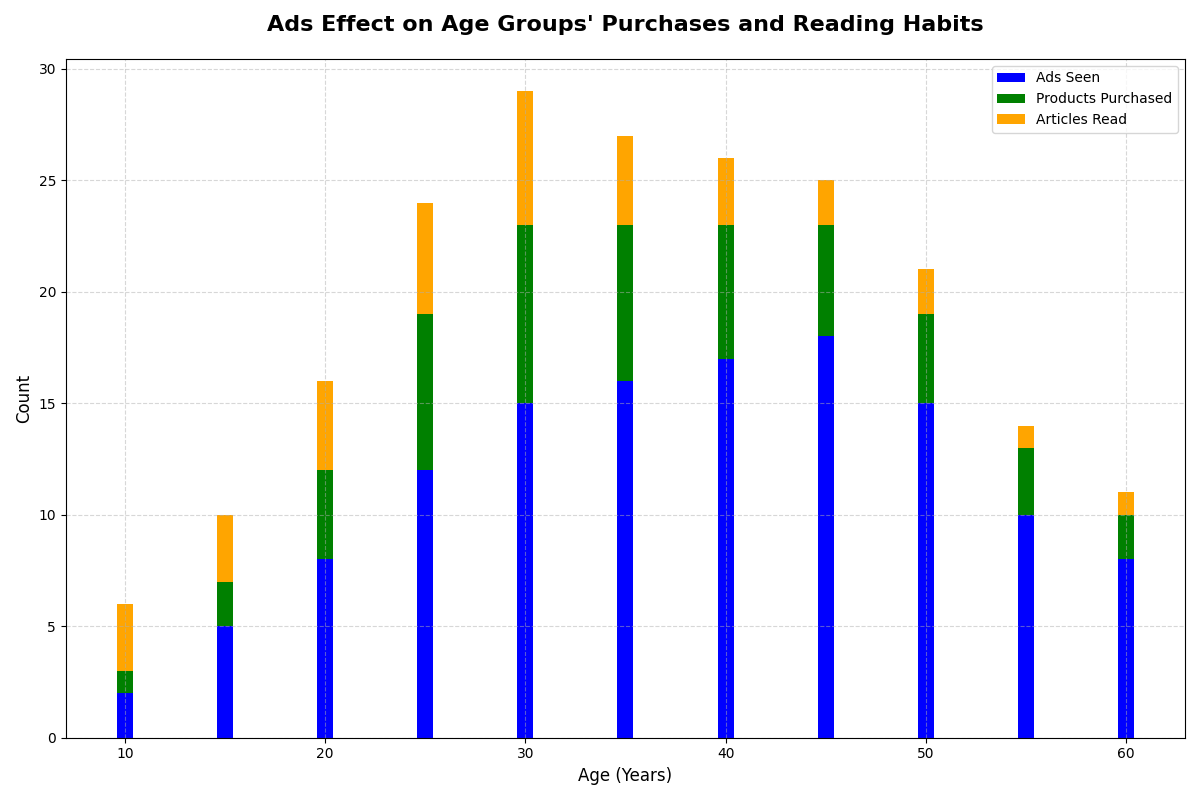

Python code for this plot:
import matplotlib.pyplot as plt
import numpy as np

age_groups = np.array([10, 15, 20, 25, 30, 35, 40, 45, 50, 55, 60])
ads_seen = np.array([2, 5, 8, 12, 15, 16, 17, 18, 15, 10, 8])
products_purchased = np.array([1, 2, 4, 7, 8, 7, 6, 5, 4, 3, 2])
articles_read = np.array([3, 3, 4, 5, 6, 4, 3, 2, 2, 1, 1])

fig, ax = plt.subplots(figsize=(12, 8))

# Creating a stacked bar chart
ax.bar(age_groups, ads_seen, label='Ads Seen', color='blue')
ax.bar(age_groups, products_purchased, bottom=ads_seen, label='Products Purchased', color='green')
ax.bar(age_groups, articles_read, bottom=ads_seen + products_purchased, label='Articles Read', color='orange')

ax.set_title('Ads Effect on Age Groups\' Purchases and Reading Habits', fontsize=16, fontweight='bold', pad=20)
ax.set_xlabel('Age (Years)', fontsize=12)
ax.set_ylabel('Count', fontsize=12)
ax.legend()
ax.grid(visible=True, linestyle='--', alpha=0.5)

plt.tight_layout()
plt.show()
